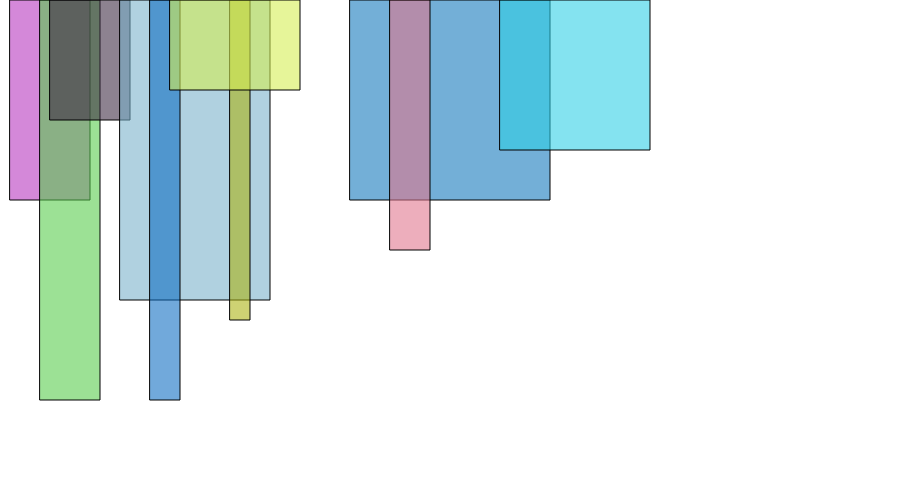
Frame 1 (no input)
Frame 60 (no input): identical to frame 1, image omitted
Frame 120 (the mouse pressed at the canvas centre since frame 60): identical to frame 1, image omitted

The p5.js sketch that drew this single still picture (run headless with seeded random() and noise() and a simulated clock; from frame 60 on, the mouse is pressed at the canvas centre):

// p5.js sketch
// ── sketch.js
var rectangles = [[10,90,200],[40,100,400],[50,130,120],[120,270,300],[150,180,400],[230,250,320],
						[170,300,90], [350,550,200],[390,430,250],[500,650,150]];
var rectColours=[];
var edge;
var startButton;

var Edge = function(){
	var that={};
	var ptlist_;
	var lines=[[0,0,0,0]];

	//next point we are headed to.
	var curr_=0;
	//direction
	var xdir_=1;
	var ydir_=0;

	//Want to check if your algorithm works?  
	//replace this stub function setEdges which is
	//hardcoding the solution with your own.  This function receives the list of
	//rectangles when the start button gets pressed and sets up the ptlist_ 
	that.setEdges = function(rects){
		ptlist_=[[10,200],[40,400],[100,120],[120,300],[150,400],[180,300],[230,320],[250,300],
					[270,90],[300,0],[350,200],[390,250],[430,200],[550,150],[650,0]];
	}
	that.draw = function(){
		push();
		stroke(255,0,0);
		fill(255,0,0);
		strokeWeight(3);
		var last = lines.length-1;
		if(ptlist_!=undefined && !(lines[last][2]==displayWidth && lines[last][3]==0)){

			if(xdir_==1){

				if(ptlist_[curr_][0] == lines[last][2]){
					xdir_=0;
					ydir_=(ptlist_[curr_][1]-lines[last][3])/abs(ptlist_[curr_][1]-lines[last][3]);	
					lines.push([lines[last][2],lines[last][3],lines[last][2],lines[last][3]]);
				}
			}
			else{
				if(ptlist_[curr_][1] == lines[last][3]){
					xdir_=1;
					ydir_=0;
					ellipseMode(CENTER);
					lines.push([ptlist_[curr_][0],ptlist_[curr_][1],ptlist_[curr_][0],ptlist_[curr_][1]]);
					curr_++;
					if(curr_ == ptlist_.length){
						ptlist_.push([displayWidth+1,0]);
					}
				}
			}
			last = lines.length-1;
			lines[last][2]+=xdir_;
			lines[last][3]+=ydir_;
			for(var i=0;i<lines.length;i++){
				line(lines[i][0],lines[i][1],lines[i][2],lines[i][3]);
			}
			
			for(var i=0;i<min(curr_,ptlist_.length);i++){
				push();
				ellipseMode(CENTER);
				if(dist(ptlist_[i][0],ptlist_[i][1],mouseX,mouseY)<=5){
					ellipse(ptlist_[i][0],ptlist_[i][1],10,10);
				}
				else{
					ellipse(ptlist_[i][0],ptlist_[i][1],5,5);					
				}
				pop();
				push();
				strokeWeight(1);
				if(dist(ptlist_[i][0],ptlist_[i][1],mouseX,mouseY)<=5){
					stroke(255,0,0);
					fill(255,0,0);
				}
				else{
					stroke(0,0,0);
					fill(0,0,0);					
				}
				textSize(14);
				text('pt ' + (i+1) + ' : (' + ptlist_[i][0] + ' , ' + ptlist_[i][1]+ ')', 700,200+i*18);
				pop(); 
			}			
		}
		pop();
	}
	return that;
};
function startLine(){
	edge.setEdges(rectangles);
}
function setup() {
	startButton=createButton("Start");
    startButton.mousePressed(startLine);
	createCanvas(900,500);

	for(var i=0;i<rectangles.length;i++){
		var r=random(0,255);
		var g=random(0,255);
		var b=random(0,255);
		rectColours.push(color(r,g,b,150));
	}
	edge=Edge();

}
function draw() {
	//wipe previous frame
	background(255,255,255);

	for(var i=0;i<rectangles.length;i++){
		fill(rectColours[i]);
		rect(rectangles[i][0],0,rectangles[i][1]-rectangles[i][0],rectangles[i][2]);		
	}
	edge.draw();

}
